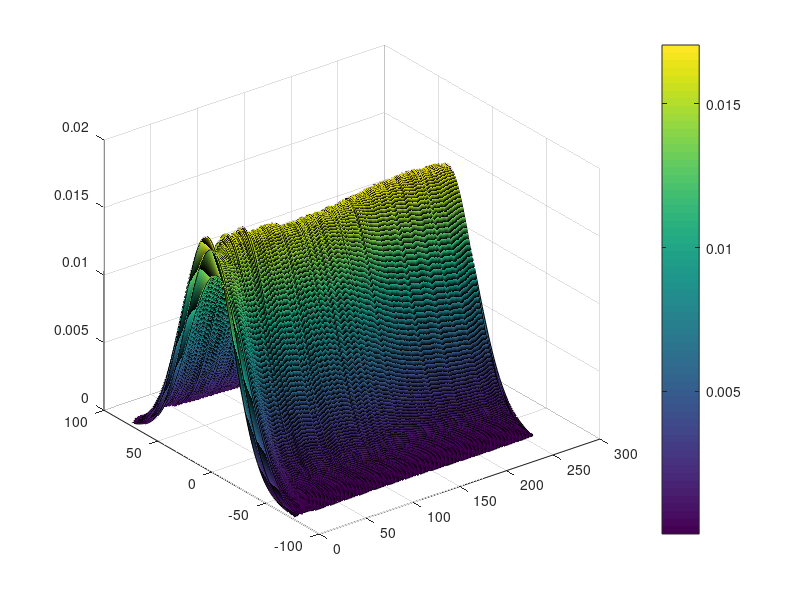

The MATLAB source for this figure: (Note: this script raises an error after producing the figure.)
% AUTHOR:         Aaron Nicolson
% AFFILIATION:    Signal Processing Laboratory, Griffith University
%
% This Source Code Form is subject to the terms of the Mozilla Public
% License, v. 2.0. If a copy of the MPL was not distributed with this
% file, You can obtain one at http://mozilla.org/MPL/2.0/.

clear all; close all; clc

load('data/stats.mat')
mu = stats.mu_hat;
sigma = stats.sigma_hat;

xi_dB = -75:75;
dist = [];
for i = 1:length(mu)
    pd = makedist('Normal','mu',mu(i),'sigma',sigma(i));
    dist = [dist; pdf(pd, xi_dB)];
end
h = surf(1:length(mu), xi_dB, rot90(dist)); colorbar;
h.EdgeColor = 'none';
xlabel('Frequency bin')
ylabel('Instantaneous{\it a priori} SNR (dB)')
